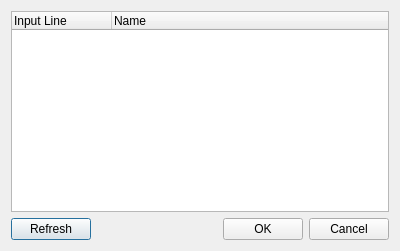
<ui version="4.0" >
 <class>ConfigureHIDInput</class>
 <widget class="QDialog" name="ConfigureHIDInput" >
  <property name="geometry" >
   <rect>
    <x>0</x>
    <y>0</y>
    <width>400</width>
    <height>251</height>
   </rect>
  </property>
  <property name="windowTitle" >
   <string>Configure HID Input Plugin</string>
  </property>
  <layout class="QVBoxLayout" >
   <item>
    <widget class="QTreeWidget" name="m_list" >
     <column>
      <property name="text" >
       <string>Input Line</string>
      </property>
     </column>
     <column>
      <property name="text" >
       <string>Name</string>
      </property>
     </column>
    </widget>
   </item>
   <item>
    <layout class="QHBoxLayout" >
     <item>
      <widget class="QPushButton" name="m_refreshButton" >
       <property name="text" >
        <string>Refresh</string>
       </property>
      </widget>
     </item>
     <item>
      <spacer>
       <property name="orientation" >
        <enum>Qt::Horizontal</enum>
       </property>
       <property name="sizeHint" >
        <size>
         <width>121</width>
         <height>20</height>
        </size>
       </property>
      </spacer>
     </item>
     <item>
      <widget class="QPushButton" name="m_okButton" >
       <property name="text" >
        <string>OK</string>
       </property>
      </widget>
     </item>
     <item>
      <widget class="QPushButton" name="m_cancelButton" >
       <property name="text" >
        <string>Cancel</string>
       </property>
      </widget>
     </item>
    </layout>
   </item>
  </layout>
 </widget>
 <resources/>
 <connections/>
</ui>
